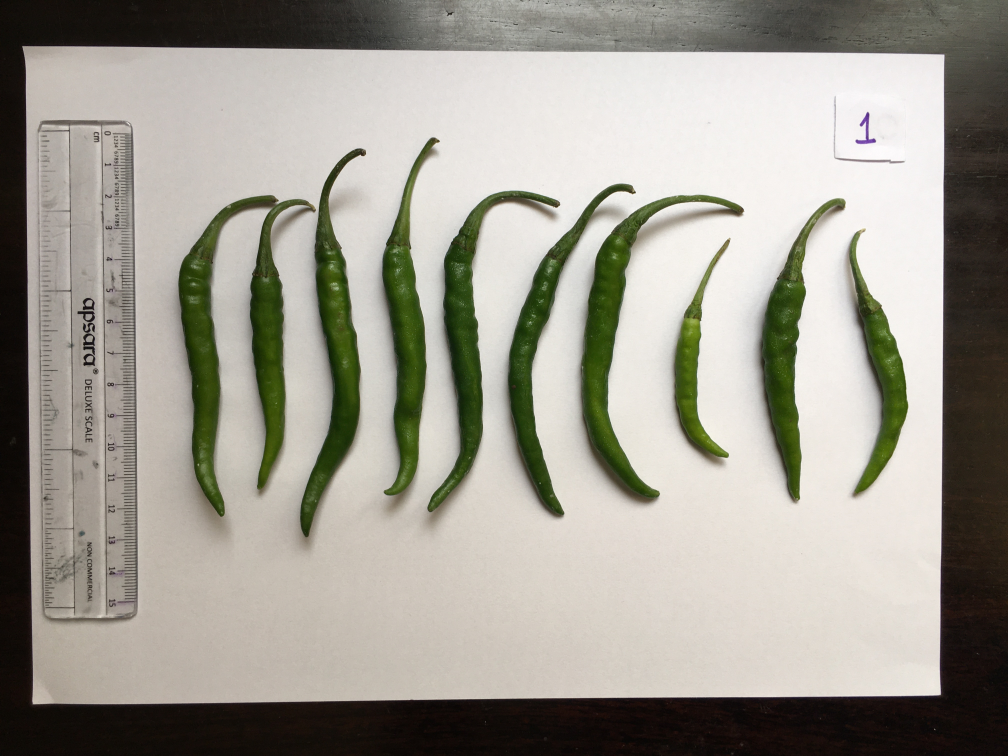
#> input picture images/IMG_8671.JPG, 4032 x 3024 px, found by its file name (shown at 1/4 size)
$ python length_width.py   (older library calls are emulated)
#> lines starting #> are read from the running program, lines starting #| are printed output that depends on the picture; after the words box and inside, x2 and y2 are one past the last pixel; in counts of white or black regions, pixels touching at a corner belong together
import cv2
import numpy as np
import matplotlib.pyplot as plt
from shapely.geometry import LineString
import math
import os

filename = "IMG_8671.JPG"
fdir = os.path.join("C:\\Users\\USER\\Desktop\\ChloroPy", "images")
#img = cv2.imread(os.path.join(fdir, filename))
# = '/mnt/dash/Alpha_Share/Automation_Team/Tamil/NLP_learning/CHILI_LEARN/IMG_8671.JPG'
from skimage.io import imread

img = imread(os.path.join(fdir, filename)) #Not CV2 from SKImage
#> img is the input picture: shape (3024, 4032, 3); mean R, G, B 158.6, 155.4, 145.3
x1, y1 = 2616, 1265 #ROI point
x2, y2 = 2980, 1908 #ROI Point
img = img[y1:y2, x1:x2]
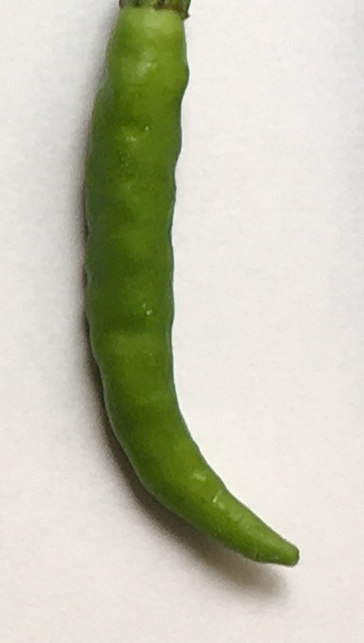
#> img: shape (643, 364, 3); mean R, G, B 196.5, 197.6, 177.8

scale_len = 2403 - 534 #Scal to pixel Ratio
cm_to_pixel = 15 / scale_len #15cm Y_Value extraction


def hsv_slicing(img):
    hsv = cv2.cvtColor(img, cv2.COLOR_RGB2HSV) #RGB to HSV
    mask = cv2.inRange(hsv, (26, 52, 0), (65, 255, 255)) #Upper and lower
    imask = mask > 0
    green = np.zeros_like(img, np.uint8)
    green[imask] = img[imask]
    gray = cv2.cvtColor(green, cv2.COLOR_BGR2GRAY)
    ret, threshold = cv2.threshold(gray, 0, 255, cv2.THRESH_BINARY + cv2.THRESH_OTSU)
    return threshold


def get_length(img, cm_to_pixel):
    _, contours, _ = cv2.findContours(img, cv2.RETR_LIST, cv2.CHAIN_APPROX_NONE)
    c = max(contours, key=cv2.contourArea)
    arch_len = cv2.arcLength(c, True)
    veggi_len = arch_len / 2
    veggi_len = round(veggi_len * cm_to_pixel, 2)
    return veggi_len


def midpoint(p1, p2):
    return [(p1[0] + p2[0]) / 2, (p1[1] + p2[1]) / 2]


def findIntersection(x1, y1, x2, y2, x3, y3, x4, y4):
    px = ((x1 * y2 - y1 * x2) * (x3 - x4) - (x1 - x2) * (x3 * y4 - y3 * x4)) / (
            (x1 - x2) * (y3 - y4) - (y1 - y2) * (x3 - x4))
    py = ((x1 * y2 - y1 * x2) * (y3 - y4) - (y1 - y2) * (x3 * y4 - y3 * x4)) / (
            (x1 - x2) * (y3 - y4) - (y1 - y2) * (x3 - x4))
    return [px, py]


def get_width(img, cm_to_pixel):
    _, contours, _ = cv2.findContours(img, cv2.RETR_LIST, cv2.CHAIN_APPROX_NONE)
    c = max(contours, key=cv2.contourArea)
    contour_bound = c.tolist()
    contour_bound = [i[0] for i in contour_bound]
    top_most_point = min(c.tolist(), key=lambda x: x[0][1])[0]
    bottom_most_point = max(c.tolist(), key=lambda x: x[0][1])[0]
    mid_contour = midpoint(top_most_point, bottom_most_point)

    intersection_points = []
    for i in range(len(contour_bound) - 1):
        x1 = contour_bound[i]
        x2 = contour_bound[i + 1]
        x3 = [0, mid_contour[1]]
        x4 = [mid_contour[0] * 5, mid_contour[0]]
        line = LineString([x1, x2])
        other = LineString([x3, x4])
        if line.intersects(other):
            point = list(line.intersection(other).coords)[0]
            intersection_points.append(point)

    p1 = intersection_points[0]
    p2 = intersection_points[1]

    distance = math.sqrt(((p1[0] - p2[0]) ** 2) + ((p1[1] - p2[1]) ** 2))
    distance = round(distance * cm_to_pixel, 2)

    return distance


binery_thresh = hsv_slicing(img)
#> in hsv_slicing, `hsv = cv2.cvtColor(img, cv2.COLOR_RGB2HSV)`: hsv: shape (643, 364, 3); mean H, S, V 23.4, 47.7, 200.6
#> in hsv_slicing, `mask = cv2.inRange(hsv, (26, 52, 0), (65, 255, 255))`:
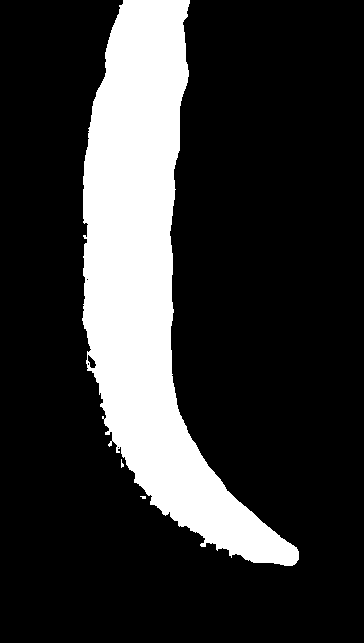
#> mask: shape (643, 364); 20.1% white; 3 white regions (2 under 20 px), largest, box (x1, y1, x2, y2) and area: (82, 0, 299, 566) 47112
#> in hsv_slicing, `green[imask] = img[imask]`:
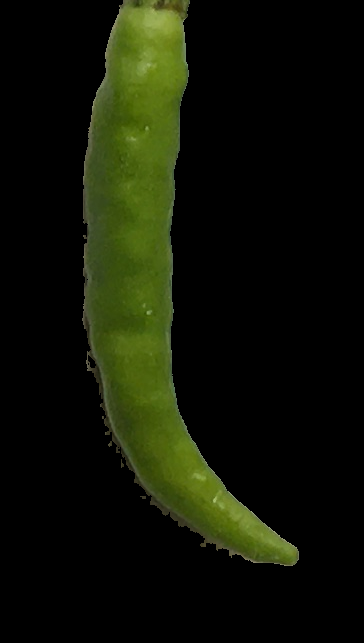
#> green: shape (643, 364, 3); mean R, G, B 15.9, 19.9, 5.5
#> in hsv_slicing, `gray = cv2.cvtColor(green, cv2.COLOR_BGR2GRAY)`:
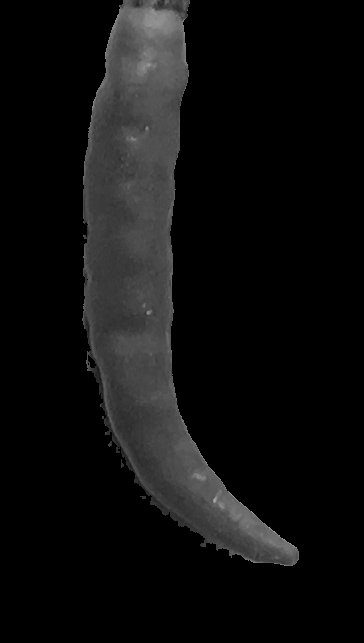
#> gray: shape (643, 364); min 0, max 167, mean 15.1
#> in hsv_slicing, `ret, threshold = cv2.threshold(gray, 0, 255, cv2.THRESH_BINARY + cv2.T..`: threshold: shape (643, 364); 20.1% white; 4 white regions (3 under 20 px)
#> in hsv_slicing, `ret, threshold = cv2.threshold(gray, 0, 255, cv2.THRESH_BINARY + cv2.T..`: ret = 37
plt.imshow(binery_thresh)
length = get_length(binery_thresh, cm_to_pixel)
#> in get_length, `_, contours, _ = cv2.findContours(img, cv2.RETR_LIST, cv2.CHAIN_APPROX..`: contours = 24 contours, 22 with area under 20; largest, box (x1, y1, x2, y2) and area: (82, 0, 299, 566) 46354, (87, 354, 98, 369) 76
#> in get_length, `c = max(contours, key=cv2.contourArea)`: c = contour of 1492 points, box (x1, y1, x2, y2) (82, 0, 299, 566), area 46354
#> in get_length, `arch_len = cv2.arcLength(c, True)`: arch_len = 1669.3
#> in get_length, `veggi_len = arch_len / 2`: veggi_len = 834.6
#> in get_length, `veggi_len = round(veggi_len * cm_to_pixel, 2)`: veggi_len = 6.7
#> length = 6.7
width = get_width(binery_thresh,cm_to_pixel)
#> in get_width, `contour_bound = c.tolist()`: contour_bound = 1492 items
#> in get_width, `contour_bound = [i[0] for i in contour_bound]`: contour_bound = 1492 pairs, first value 82 to 298, second value 0 to 565
#> in get_width, `top_most_point = min(c.tolist(), key=lambda x: x[0][1])[0]`: top_most_point = [123, 0]
#> in get_width, `bottom_most_point = max(c.tolist(), key=lambda x: x[0][1])[0]`: bottom_most_point = [284, 565]
#> in get_width, `mid_contour = midpoint(top_most_point, bottom_most_point)`: mid_contour = [203.5, 282.5]
#> the loop in get_width, `for i in range(len(contour_bound) - 1):` made 1491 passes
#> point on passes 290, 1157: (83.98, 276), (172, 269.1)
#> (x1, x2) on passes 1 to 6: ([123, 0], [123, 1]), ([123, 1], [123, 2]), ([123, 2], [123, 3]), ([123, 3], [122, 4]), ([122, 4], [121, 5]), ([121, 5], [120, 5])
#> after the loop in get_width, `for i in range(len(contour_bound) - 1):`: intersection_points = [(83.98, 276), (172, 269.1)]
#> in get_width, `p1 = intersection_points[0]`: p1 = (83.98, 276)
#> in get_width, `p2 = intersection_points[1]`: p2 = (172, 269.1)
#> in get_width, `distance = math.sqrt(((p1[0] - p2[0]) ** 2) + ((p1[1] - p2[1]) ** 2))`: distance = 88.29
#> in get_width, `distance = round(distance * cm_to_pixel, 2)`: distance = 0.71
#> width = 0.71
print(length, width)
#| 6.7 0.71
plt.show()
